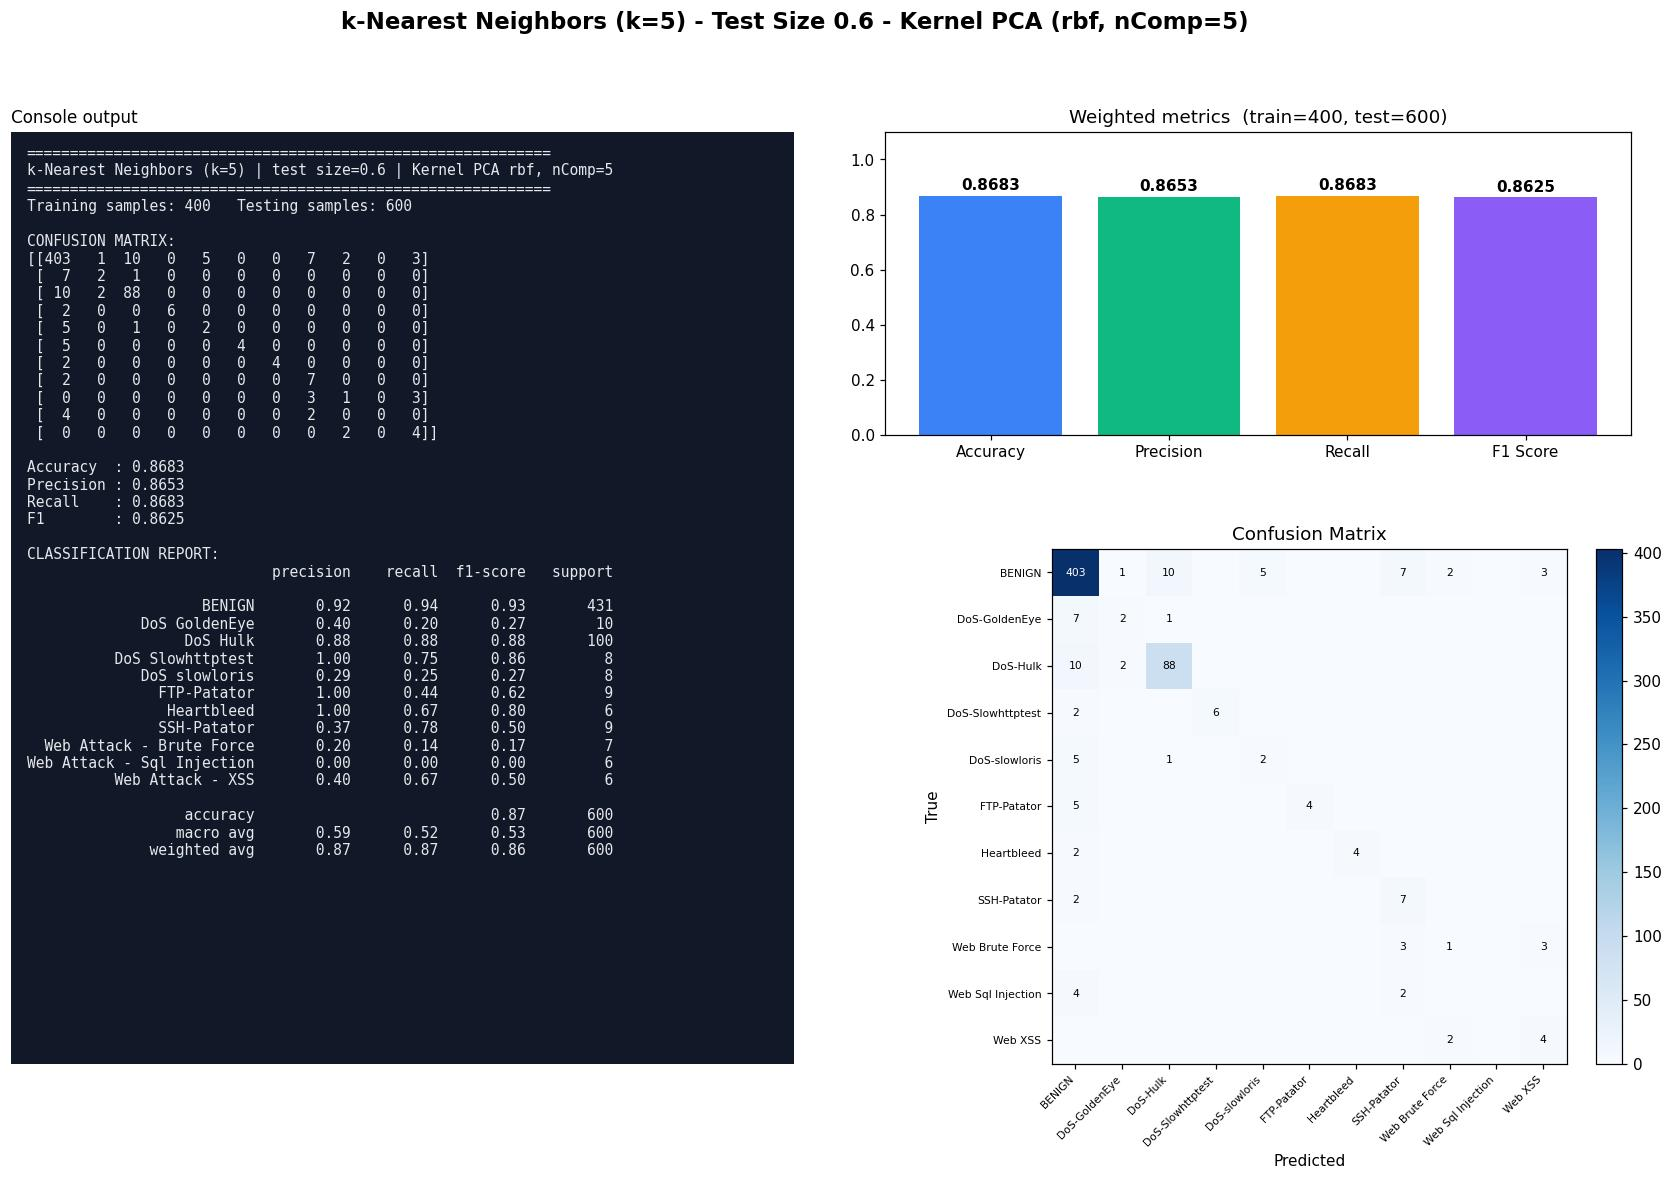

The Python source for this figure:
#!/usr/bin/env python3
"""k-Nearest Neighbors (k=5) | Test size 0.6 | Kernel PCA kernel=rbf, n_components=5
CIC-IDS2017 (Tue+Wed+Thu-morning) 1000-row stratified sample.
Run in any IDE (Spyder / VS Code / PyCharm / Jupyter): open the file and press Run, no arguments needed.
Saves next to this file: 'Test0.6_nComp5_KNN.jpg' - one image with the console output (confusion matrix, metrics, classification report) plus charts."""
import json, os
import numpy as np
import matplotlib.pyplot as plt
from sklearn.decomposition import KernelPCA
from sklearn.neighbors import KNeighborsClassifier
from sklearn.metrics import (accuracy_score, classification_report, confusion_matrix,
                             f1_score, precision_score, recall_score)
from sklearn.model_selection import train_test_split
from sklearn.preprocessing import StandardScaler

TEST_SIZE, KERNEL, N_COMP, ALG, ALG_NAME = 0.6, "rbf", 5, "KNN", "k-Nearest Neighbors (k=5)"
try:
    HERE = os.path.dirname(os.path.abspath(__file__))
except NameError:                      # Jupyter / interactive console
    HERE = os.getcwd()
def _find_root():                      # folder that contains data/sample.npz (works from any working directory)
    for p in (HERE, os.path.join(HERE, ".."), os.path.join(HERE, "..", ".."), os.getcwd()):
        if os.path.exists(os.path.join(p, "data", "sample.npz")):
            return os.path.abspath(p)
    raise FileNotFoundError("data/sample.npz not found - run prepare_data.py or keep the repo folder structure")
ROOT = _find_root()
tag = f"Test{TEST_SIZE}_nComp{N_COMP}_{ALG}"

# 1. LOAD cached, cleaned sample (see prepare_data.py)
d = np.load(os.path.join(ROOT, "data", "sample.npz"), allow_pickle=True)
X, y, class_names = d["X"], d["y"], [str(c).replace("�", "-") for c in d["classes"]]

# 2. SPLIT
X_train, X_test, y_train, y_test = train_test_split(
    X, y, test_size=TEST_SIZE, random_state=42, stratify=y)

# 3. SCALE (fit on train only)
scaler = StandardScaler()
X_train = scaler.fit_transform(X_train); X_test = scaler.transform(X_test)

# 4. DIMENSIONALITY REDUCTION: Kernel PCA (fit on train only; gamma = sklearn default 1/n_features)
kpca = KernelPCA(n_components=N_COMP, kernel=KERNEL, random_state=0)
X_train = kpca.fit_transform(X_train); X_test = kpca.transform(X_test)

# 5. CLASSIFIER
classifier = KNeighborsClassifier(n_neighbors=5)
classifier.fit(X_train, y_train)
y_pred = classifier.predict(X_test)

# 6. METRICS
labels = np.arange(len(class_names))
cm = confusion_matrix(y_test, y_pred, labels=labels)
res = dict(test_size=TEST_SIZE, kernel=KERNEL, n_components=N_COMP, algorithm=ALG, model=ALG_NAME,
           n_train=int(len(y_train)), n_test=int(len(y_test)),
           accuracy=accuracy_score(y_test, y_pred),
           precision=precision_score(y_test, y_pred, average="weighted", zero_division=0),
           recall=recall_score(y_test, y_pred, average="weighted", zero_division=0),
           f1=f1_score(y_test, y_pred, average="weighted", zero_division=0))
report = classification_report(y_test, y_pred, labels=labels, target_names=class_names, zero_division=0)
lines = ["=" * 60, f"{ALG_NAME} | test size={TEST_SIZE} | Kernel PCA {KERNEL}, nComp={N_COMP}", "=" * 60,
         f"Training samples: {len(y_train)}   Testing samples: {len(y_test)}", "", "CONFUSION MATRIX:", np.array2string(cm), ""]
for k in ("accuracy", "precision", "recall", "f1"): lines.append(f"{k.capitalize():10s}: {res[k]:.4f}")
lines += ["", "CLASSIFICATION REPORT:", report]
console_output = "\n".join(lines); print(console_output)

# 7. VISUAL OUTPUT: console output + charts in ONE image (real results only)
short = [c.replace("Web Attack - ", "Web ").replace("DoS ", "DoS-") for c in class_names]
fig = plt.figure(figsize=(19, 11), dpi=110)
gs = fig.add_gridspec(2, 2, width_ratios=[1.05, 1], height_ratios=[1, 1.7], hspace=0.28, wspace=0.12)
fig.suptitle(f"{ALG_NAME} - Test Size {TEST_SIZE} - Kernel PCA ({KERNEL}, nComp={N_COMP})", fontsize=15, fontweight="bold")
axt = fig.add_subplot(gs[:, 0]); axt.set_facecolor("#111827"); axt.set_xticks([]); axt.set_yticks([])
for sp in axt.spines.values(): sp.set_visible(False)
axt.text(0.02, 0.985, console_output, family="monospace", fontsize=9.6, color="#e5e7eb", va="top", ha="left", transform=axt.transAxes)
axt.set_title("Console output", loc="left", fontsize=11)
ax0 = fig.add_subplot(gs[0, 1]); ax1 = fig.add_subplot(gs[1, 1])
names = ["Accuracy", "Precision", "Recall", "F1 Score"]; vals = [res["accuracy"], res["precision"], res["recall"], res["f1"]]
bars = ax0.bar(names, vals, color=["#3b82f6", "#10b981", "#f59e0b", "#8b5cf6"])
ax0.set_ylim(0, 1.1); ax0.set_title(f"Weighted metrics  (train={res['n_train']}, test={res['n_test']})")
for b in bars: ax0.text(b.get_x() + b.get_width() / 2, b.get_height() + .02, f"{b.get_height():.4f}", ha="center", fontweight="bold")
im = ax1.imshow(cm, cmap="Blues"); fig.colorbar(im, ax=ax1, fraction=.046, pad=.04)
ax1.set_xticks(labels); ax1.set_yticks(labels); ax1.set_xticklabels(short, rotation=45, ha="right", fontsize=7); ax1.set_yticklabels(short, fontsize=7)
ax1.set_xlabel("Predicted"); ax1.set_ylabel("True"); ax1.set_title("Confusion Matrix")
for a in labels:
    for b_ in labels:
        if cm[a, b_]: ax1.text(b_, a, cm[a, b_], ha="center", va="center", fontsize=7, color="white" if cm[a, b_] > cm.max() / 2 else "black")
plt.savefig(os.path.join(HERE, tag + ".jpg"), format="jpg", bbox_inches="tight")
if os.environ.get("ACN_NO_SHOW") != "1": plt.show()   # IDEs display the image; run_all.py disables this
plt.close()

os.makedirs(os.path.join(ROOT, "results", "json"), exist_ok=True)
with open(os.path.join(ROOT, "results", "json", tag + ".json"), "w") as f: json.dump(res, f)
